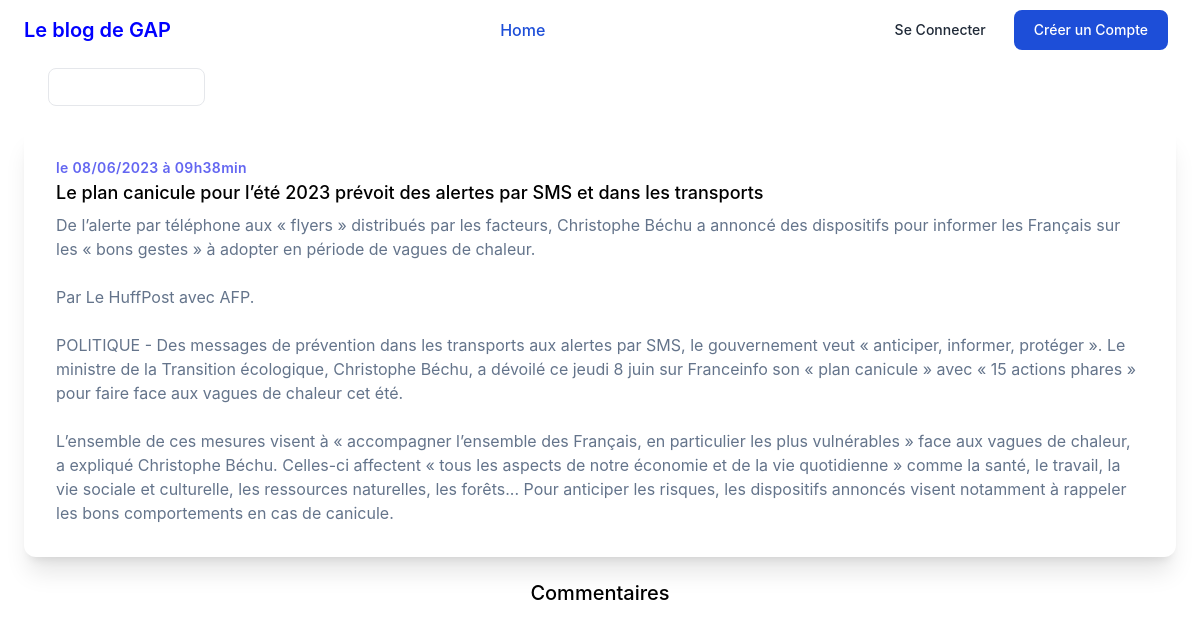
The app's page /index.php?action=post&id=9 with its own data.
### tables this page shows
CREATE TABLE IF NOT EXISTS `posts` (
  `id` int NOT NULL AUTO_INCREMENT,
  `title` varchar(255) NOT NULL,
  `content` text NOT NULL,
  `creation_date` datetime NOT NULL,
  PRIMARY KEY (`id`)
);

### templates/post.php (the view, shortened to what the rows shown need)
<?php
if (@$_SESSION['login'] == true) {
    if ($_SESSION['role'] != 'user') {
?>
        <?php $title = "Le blog de GAP"; ?>
        <?php
        $_SESSION['id_post'] = $post->identifier;
        ?>
        <?php ob_start(); ?>
        <a href="index.php" class="text-black"><button type="button" class="py-2 px-5 mb-5 mt-2 text-sm font-medium ml-12 text-white focus:outline-none bg-white rounded-lg border border-gray-200 hover:bg-gray-100 hover:text-blue-700 focus:z-10 focus:ring-4 focus:ring-gray-200 dark:text-black dark:border-gray-600">Retour aux billets</button></a>
        <div class="max-w-md mx-auto mb-2 bg-white rounded-xl shadow-xl overflow-hidden md:max-w-6xl">
            <div class="md:flex">
                <div class="p-8">
                    <div class="tracking-wide text-sm text-indigo-500 font-semibold">le <?= $post->frenchCreationDate; ?></div>
                    <p class="block mt-1 text-lg leading-tight font-medium text-black hover:underline"><?= htmlspecialchars($post->title); ?></p>
                    <p class="mt-2 text-slate-500"><?= nl2br(htmlspecialchars($post->content)); ?>
                        <br />
                    </p>
                </div>
            </div>
        </div>
        <div class="flex flex-col items-center justify-center lg:py-3">
            <p class="block mt-1 text-xl leading-tight font-medium text-black text-center">Commentaires </p>
        </div>
        <?php
        foreach ($comments as $comment) {
        ?>
            <p> </p>
            <p></p>
            <div class="max-w-xl mx-auto mb-2 bg-white rounded-xl shadow-xl overflow-hidden xl:max-w-2xl">
                <div class="md:flex">
                    <div class="p-8">
                        <div class="tracking-wide text-sm text-primary-500 font-semibold">le <?= $comment->frenchCreationDate ?></div>
                        <p class="block mt-1 text-lg leading-tight font-medium text-black hover:underline"><strong><?= htmlspecialchars($comment->author) ?> </strong></p>
                        <p class="mt-2 text-slate-500"><?= nl2br(htmlspecialchars($comment->comment)) ?></p>
                        <div class="flex flex-row">
                            <?php if ($_SESSION['role'] == 'super-admin' || $comment->id_author == $_SESSION['id_user_verif']) { ?>
                                <div class="basis-1/9 mr-6">
                                    <a onMouseOver="displayDivInfo('Modifier le Commentaire');" onMouseOut="displayDivInfo()" href="index.php?action=editredirection&id=<?= $comment->id ?>&comment=<?= $comment->comment ?>" class="mt-1 text-md leading-tight font-medium text-black hover:underline">
                                        <svg xmlns="http://www.w3.org/2000/svg" fill="none" viewBox="0 0 24 24" stroke-width="1.5" stroke="currentColor" class="w-6 h-6">
                                            <path stroke-linecap="round" stroke-linejoin="round" d="M16.862 4.487l1.687-1.688a1.875 1.875 0 112.652 2.652L10.582 16.07a4.5 4.5 0 01-1.897 1.13L6 18l.8-2.685a4.5 4.5 0 011.13-1.897l8.932-8.931zm0 0L19.5 7.125M18 14v4.75A2.25 2.25 0 0115.75 21H5.25A2.25 2.25 0 013 18.75V8.25A2.25 2.25 0 015.25 6H10" />
                                        </svg>
                                    </a>
                                </div>
                            <?php } ?>
                            <div class="basis-1/9">
                                <a onMouseOver="displayDivInfo('Supprimer le Commentaire');" onMouseOut="displayDivInfo()" href="index.php?action=delredirection&id_post=<?= $post->identifier ?>&id=<?= $comment->id ?>" style="color: red" class="mt-1 text-md leading-tight font-medium text-black hover:underline">
                                    <svg xmlns="http://www.w3.org/2000/svg" fill="none" viewBox="0 0 24 24" stroke-width="1.5" stroke="currentColor" class="w-6 h-6">
                                        <path stroke-linecap="round" stroke-linejoin="round" d="M14.74 9l-.346 9m-4.788 0L9.26 9m9.968-3.21c.342.052.682.107 1.022.166m-1.022-.165L18.16 19.673a2.25 2.25 0 01-2.244 2.077H8.084a2.25 2.25 0 01-2.244-2.077L4.772 5.79m14.456 0a48.108 48.108 0 00-3.478-.397m-12 .562c.34-.059.68-.114 1.022-.165m0 0a48.11 48.11 0 013.478-.397m7.5 0v-.916c0-1.18-.91-2.164-2.09-2.201a51.964 51.964 0 00-3.32 0c-1.18.037-2.09 1.022-2.09 2.201v.916m7.5 0a48.667 48.667 0 00-7.5 0" />
                                    </svg>
                                </a>
                            </div>
                        </div>
                    </div>
                </div>
            </div>
        <?php
        }
        ?>
        <div class="flex flex-col items-center justify-center lg:py-3">
            <button onclick=AddComment() onMouseOver="displayDivInfo('Ajouter un Commentaire');" onMouseOut="displayDivInfo()" id="buttonAddComment" data-tooltip-target="tooltip-new" type="button">
                <svg xmlns="http://www.w3.org/2000/svg" fill="none" viewBox="0 0 24 24" stroke-width="1.5" stroke="currentColor" class="w-8 h-8">
                    <path stroke-linecap="round" stroke-linejoin="round" d="M12 9v6m3-3H9m12 0a9 9 0 11-18 0 9 9 0 0118 0z" />
                </svg>
            </button>
        </div>
        <section hidden id="sectionformCom" class="bg-white ">
            <div class="flex flex-col items-center justify-center px-6 py-8 mx-auto md:h-50 lg:py-0">
                <div class="w-full bg-white rounded-lg shadow-xl dark:border md:mt-0 sm:max-w-md xl:p-0 dark:bg-white dark:border-gray-50">
                    <div class="p-6 space-y-4 md:space-y-6 sm:p-8">
                        <h1 class="text-xl font-bold leading-tight tracking-tight text-gray-900 md:text-2xl dark:text-black">
                            Créez votre Commentaire
                        </h1>
                        <form class="space-y-4 md:space-y-6" action="index.php?action=addComment&id=<?= $_GET['id']; ?>" method="post">
                            <div>
                                <label for="firstname" class="block mb-2 text-sm font-medium text-gray-900 dark:text-black">Auteur</label>
                                <p class="bg-gray-50 border border-gray-300 text-gray-200 sm:text-sm rounded-lg focus:ring-primary-600 focus:border-primary-600 block w-full p-2.5 dark:bg-gray-300 dark:border-gray-200 dark:placeholder-gray-700 dark:text-black dark:focus:ring-blue-500 dark:focus:border-blue-500" value="<?= @$_SESSION['id_user']; ?>"><?= ucfirst($_SESSION['name']) . ' ' . ucfirst($_SESSION['firstname']); ?></p>
                            </div>
                            <div>
                                <label for="comment" class="block mb-2 text-sm font-medium text-gray-900 dark:text-black">Commentaire</label>
                                <input type="text" name="comment" id="comment" class="bg-gray-50 border border-gray-300 text-gray-200 sm:text-sm rounded-lg focus:ring-primary-600 focus:border-primary-600 block w-full p-2.5 dark:bg-gray-300 dark:border-gray-200 dark:placeholder-gray-700 dark:text-black dark:focus:ring-blue-500 dark:focus:border-blue-500" placeholder="Votre Commentaire" required="">
                            </div>
                            <button type="submit" class="w-full text-white bg-primary-600 hover:bg-primary-700 focus:ring-4 focus:outline-none focus:ring-primary-300 font-medium rounded-lg text-sm px-5 py-2.5 text-center dark:bg-primary-600 dark:hover:bg-primary-700 dark:focus:ring-primary-800">Créer le Commentaire</button>
                        </form>
                    </div>
                </div>
            </div>
        </section>
        <?php $content = ob_get_clean(); ?>
        <?php require('layout.php') ?>
    <?php } else { ?>
        <?php $title = "Le blog de GAP"; ?>
        <?php
        $_SESSION['id_post'] = $post->identifier;
        ?>
        <?php ob_start(); ?>
        <a href="index.php" class="text-black"><button type="button" class="py-2 px-5 mb-5 mt-2 text-sm font-medium ml-12 text-white focus:outline-none bg-white rounded-lg border border-gray-200 hover:bg-gray-100 hover:text-blue-700 focus:z-10 focus:ring-4 focus:ring-gray-200 dark:text-black dark:border-gray-600">Retour aux billets</button></a>
        <div class="max-w-md mx-auto mb-2 bg-white rounded-xl shadow-xl overflow-hidden md:max-w-6xl">
            <div class="md:flex">
                <div class="p-8">
                    <div class="tracking-wide text-sm text-indigo-500 font-semibold">le <?= $post->frenchCreationDate; ?></div>
                    <p class="block mt-1 text-lg leading-tight font-medium text-black hover:underline"><?= htmlspecialchars($post->title); ?></p>
                    <p class="mt-2 text-slate-500"><?= nl2br(htmlspecialchars($post->content)); ?>
                        <br />
                    </p>
                </div>
            </div>
        </div>
        <div class="flex flex-col items-center justify-center lg:py-3">
            <p class="block mt-1 text-xl leading-tight font-medium text-black text-center">Commentaires </p>
        </div>
        <?php
        foreach ($comments as $comment) {
        ?>
            <p> </p>
            <p></p>
            <div class="max-w-xl mx-auto mb-2 bg-white rounded-xl shadow-xl overflow-hidden xl:max-w-2xl">
                <div class="md:flex">
                    <div class="p-8">
                        <div class="tracking-wide text-sm text-primary-500 font-semibold">le <?= $comment->frenchCreationDate ?></div>
                        <p class="block mt-1 text-lg leading-tight font-medium text-black hover:underline"><strong><?= htmlspecialchars($comment->author) ?></strong></p>
                        <p class="mt-2 text-slate-500"><?= nl2br(htmlspecialchars($comment->comment)) ?></p>
                        <?php if ($comment->id_author == $_SESSION['id_user_verif']) { ?>
                            <div class="flex flex-row">
                                <div class="basis-1/9 mr-6">
                                    <a onMouseOver="displayDivInfo('Modifier le Commentaire');" onMouseOut="displayDivInfo()" href="index.php?action=editredirection&id=<?= $comment->id ?>&comment=<?= $comment->comment ?>" class="mt-1 text-md leading-tight font-medium text-black hover:underline">
                                        <svg xmlns="http://www.w3.org/2000/svg" fill="none" viewBox="0 0 24 24" stroke-width="1.5" stroke="currentColor" class="w-6 h-6">
                                            <path stroke-linecap="round" stroke-linejoin="round" d="M16.862 4.487l1.687-1.688a1.875 1.875 0 112.652 2.652L10.582 16.07a4.5 4.5 0 01-1.897 1.13L6 18l.8-2.685a4.5 4.5 0 011.13-1.897l8.932-8.931zm0 0L19.5 7.125M18 14v4.75A2.25 2.25 0 0115.75 21H5.25A2.25 2.25 0 013 18.75V8.25A2.25 2.25 0 015.25 6H10" />
                                        </svg>
                                    </a>
                                </div>
                                <div class="basis-1/9">
                                    <a onMouseOver="displayDivInfo('Supprimer le Commentaire');" onMouseOut="displayDivInfo()" href="index.php?action=delredirection&id_post=<?= $post->identifier ?>&id=<?= $comment->id ?>" style="color: red" class="mt-1 text-md leading-tight font-medium text-black hover:underline">
                                        <svg xmlns="http://www.w3.org/2000/svg" fill="none" viewBox="0 0 24 24" stroke-width="1.5" stroke="currentColor" class="w-6 h-6">
                                            <path stroke-linecap="round" stroke-linejoin="round" d="M14.74 9l-.346 9m-4.788 0L9.26 9m9.968-3.21c.342.052.682.107 1.022.166m-1.022-.165L18.16 19.673a2.25 2.25 0 01-2.244 2.077H8.084a2.25 2.25 0 01-2.244-2.077L4.772 5.79m14.456 0a48.108 48.108 0 00-3.478-.397m-12 .562c.34-.059.68-.114 1.022-.165m0 0a48.11 48.11 0 013.478-.397m7.5 0v-.916c0-1.18-.91-2.164-2.09-2.201a51.964 51.964 0 00-3.32 0c-1.18.037-2.09 1.022-2.09 2.201v.916m7.5 0a48.667 48.667 0 00-7.5 0" />
                                        </svg>
                                    </a>
                                </div>
                            </div> <?php } ?>
                    </div>
                </div>
            </div>
        <?php
        }
        ?>
        <div class="flex flex-col items-center justify-center lg:py-3">
            <button onclick=AddComment() id="buttonAddComment" data-tooltip-target="tooltip-new" type="button" class="inline-flex items-center justify-center w-10 h-10 font-medium bg-blue-600 rounded-full hover:bg-blue-700 group focus:ring-4 focus:ring-blue-300 focus:outline-none dark:focus:ring-blue-800">
                <svg class="w-6 h-6 text-white" fill="currentColor" viewBox="0 0 20 20" xmlns="http://www.w3.org/2000/svg" aria-hidden="true">
                    <path clip-rule="evenodd" fill-rule="evenodd" d="M10 3a1 1 0 011 1v5h5a1 1 0 110 2h-5v5a1 1 0 11-2 0v-5H4a1 1 0 110-2h5V4a1 1 0 011-1z"></path>
                </svg>
            </button>
        </div>
        <section hidden id="sectionformCom" class="bg-white ">
            <div class="flex flex-col items-center justify-center px-6 py-8 mx-auto md:h-50 lg:py-0">
                <div class="w-full bg-white rounded-lg shadow-xl dark:border md:mt-0 sm:max-w-md xl:p-0 dark:bg-white dark:border-gray-50">
                    <div class="p-6 space-y-4 md:space-y-6 sm:p-8">
                        <h1 class="text-xl font-bold leading-tight tracking-tight text-gray-900 md:text-2xl dark:text-black">
                            Créez votre Commentaire
                        </h1>
                        <form class="space-y-4 md:space-y-6" action="index.php?action=addComment&id=<?= $_GET['id']; ?>" method="post">
                            <div>
                                <label for="firstname" class="block mb-2 text-sm font-medium text-gray-900 dark:text-black">Auteur</label>
                                <p class="bg-gray-50 border border-gray-300 text-gray-200 sm:text-sm rounded-lg focus:ring-primary-600 focus:border-primary-600 block w-full p-2.5 dark:bg-gray-300 dark:border-gray-200 dark:placeholder-gray-700 dark:text-black dark:focus:ring-blue-500 dark:focus:border-blue-500" value="<?= @$_SESSION['id_user']; ?>"><?= ucfirst($_SESSION['name']) . ' ' . ucfirst($_SESSION['firstname']); ?></p>
                            </div>
                            <div>
                                <label for="comment" class="block mb-2 text-sm font-medium text-gray-900 dark:text-black">Commentaire</label>
                                <input type="text" name="comment" id="comment" class="bg-gray-50 border border-gray-300 text-gray-200 sm:text-sm rounded-lg focus:ring-primary-600 focus:border-primary-600 block w-full p-2.5 dark:bg-gray-300 dark:border-gray-200 dark:placeholder-gray-700 dark:text-black dark:focus:ring-blue-500 dark:focus:border-blue-500" placeholder="Votre Commentaire" required="">
                            </div>
                            <button type="submit" class="w-full text-white bg-primary-600 hover:bg-primary-700 focus:ring-4 focus:outline-none focus:ring-primary-300 font-medium rounded-lg text-sm px-5 py-2.5 text-center dark:bg-primary-600 dark:hover:bg-primary-700 dark:focus:ring-primary-800">Créer le Commentaire</button>
                        </form>
                    </div>
                </div>
            </div>
        </section>
        <?php $content = ob_get_clean(); ?>
        <?php require('layout.php') ?>
    <?php
    }
} else {
    ?>
    <div class="max-w-md mx-auto mb-2 bg-white rounded-xl shadow-xl overflow-hidden md:max-w-6xl">
        <div class="md:flex">
            <div class="p-8">
                <div class="tracking-wide text-sm text-indigo-500 font-semibold">le <?= $post->frenchCreationDate; ?></div>
                <p class="block mt-1 text-lg leading-tight font-medium text-black hover:underline"><?= htmlspecialchars($post->title); ?></p>
                <p class="mt-2 text-slate-500"><?= nl2br(htmlspecialchars($post->content)); ?>
                    <br />
                </p>
            </div>
        </div>
    </div>
    <?php require('layout.php') ?>
<?php
}
?>

### records on screen
posts: title "Le plan canicule pour l’été 2023 prévoit des alertes par SMS et dans les transports", content "De l’alerte par téléphone aux « flyers » distribués par les facteurs, Christophe Béchu a annoncé des dispositifs pour informer les Français sur les « bons gestes » à adopter en période de vagues de chaleur. Par Le HuffPost avec AFP. POLITIQUE - Des messages de prévention dans les transports aux alertes par SMS, le gouvernement veut « anticiper, informer, protéger ». Le ministre de la Transition écologique, Christophe Béchu, a dévoilé ce jeudi 8 juin sur Franceinfo son « plan canicule » avec « 15 actions phares » pour faire face aux vagues de chaleur cet été. L’ensemble de ces mesures visent à « accompagner l’ensemble des Français, en particulier les plus vulnérables » face aux vagues de…"

### other values on screen
$title "Le blog de GAP"
$post->frenchCreationDate "08/06/2023 à 09h38min"
